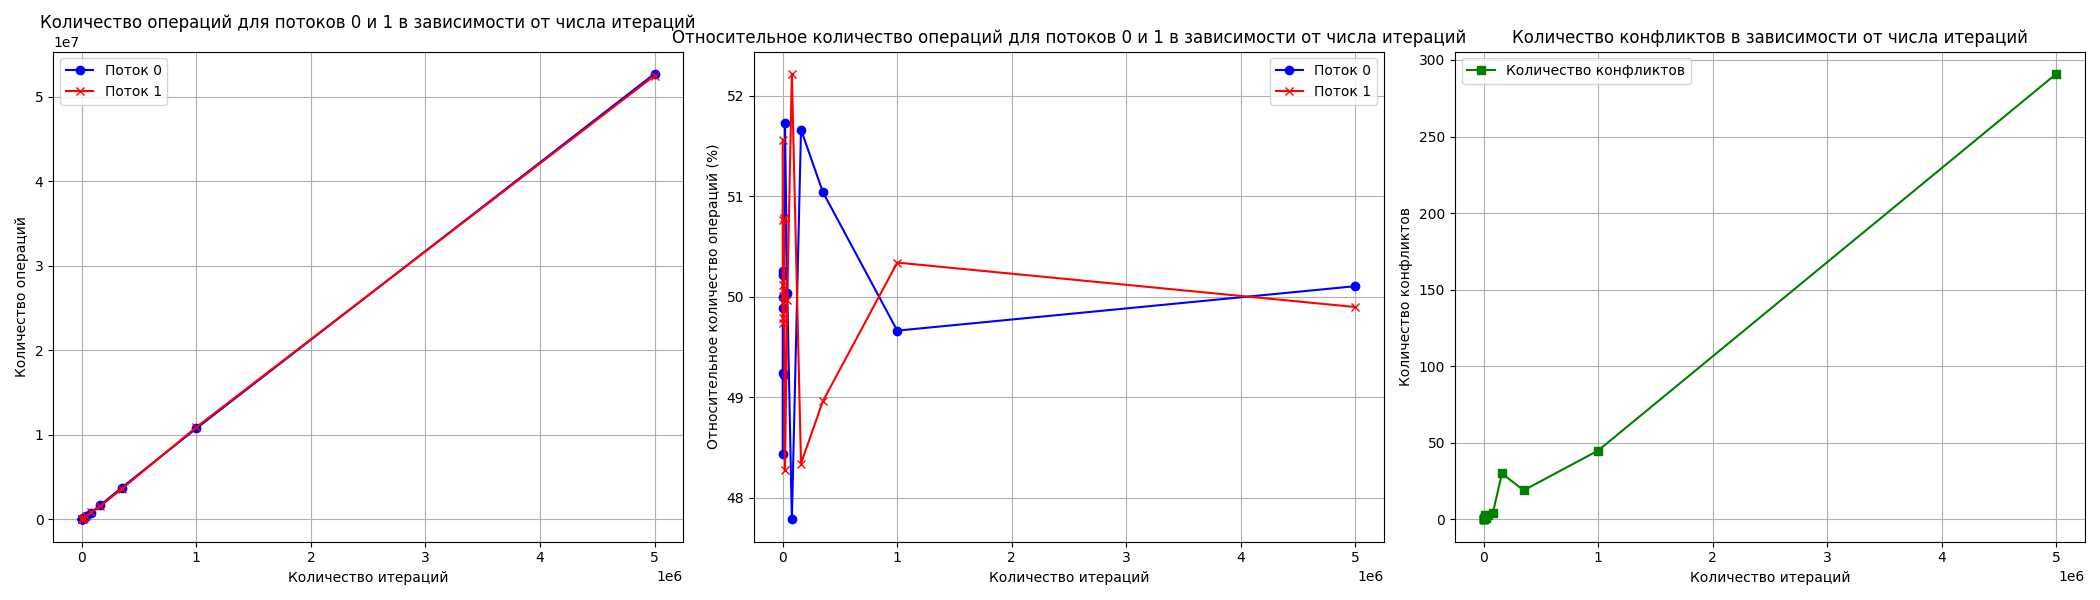

Recreate this plot in Python.
import numpy as np
import matplotlib.pyplot as plt

# Открываем файл и читаем данные
data = np.loadtxt('results.txt')

# Извлекаем столбцы
x = data[:, 0]  # Первый столбец: количество итераций
y1 = data[:, 1]  # Второй столбец: количество операций для потока 0
y2 = data[:, 2]  # Третий столбец: количество операций для потока 1
conflicts = data[:, 3]  # Четвертый столбец: количество конфликтов

# Вычисляем общее количество операций
total_operations = y1 + y2

# Вычисляем относительные значения
relative_y1 = (y1 / total_operations) * 100  # Процент операций для потока 0
relative_y2 = (y2 / total_operations) * 100  # Процент операций для потока 1

# Строим график для абсолютных значений
plt.figure(figsize=(21, 6))

# Абсолютные значения
plt.subplot(1, 3, 1)
plt.plot(x, y1, marker='o', label='Поток 0', color='b')
plt.plot(x, y2, marker='x', label='Поток 1', color='r')
plt.title('Количество операций для потоков 0 и 1 в зависимости от числа итераций')
plt.xlabel('Количество итераций')
plt.ylabel('Количество операций')
plt.legend()
plt.grid(True)

# Относительные значения
plt.subplot(1, 3, 2)
plt.plot(x, relative_y1, marker='o', label='Поток 0', color='b')
plt.plot(x, relative_y2, marker='x', label='Поток 1', color='r')
plt.title('Относительное количество операций для потоков 0 и 1 в зависимости от числа итераций')
plt.xlabel('Количество итераций')
plt.ylabel('Относительное количество операций (%)')
plt.legend()
plt.grid(True)

# График для конфликтов
plt.subplot(1, 3, 3)
plt.plot(x, conflicts, marker='s', color='g', label='Количество конфликтов')
plt.title('Количество конфликтов в зависимости от числа итераций')
plt.xlabel('Количество итераций')
plt.ylabel('Количество конфликтов')
plt.legend()
plt.grid(True)

# Сохраняем график в формате PNG
plt.tight_layout()
plt.savefig('plot.png')

# Показываем график
plt.show()